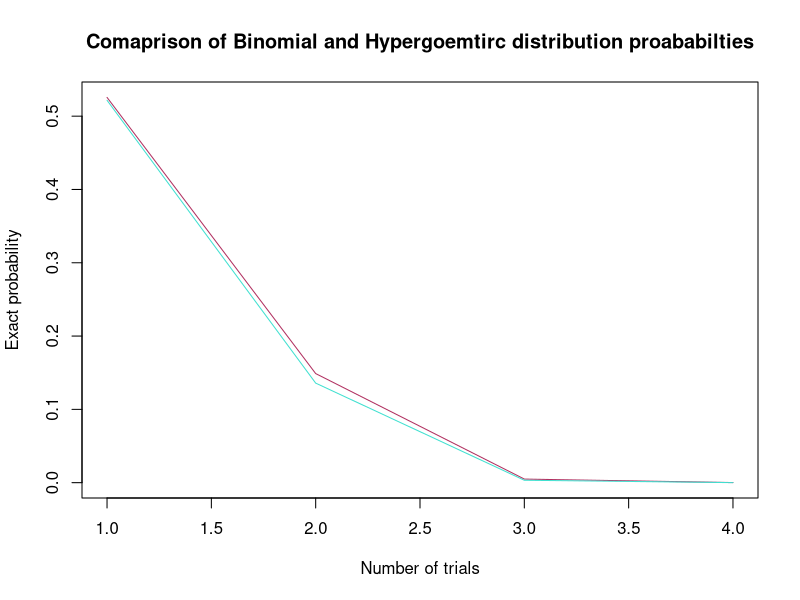

This figure's R source:
#HOW WELL IS BINOMIAL APPROXIMATES HYPERGEOMETRIC ####
#LEARNING MORE ABOUT THE FUNCTIONS PBINOM AND PHYPER 

help(pbinom)
help(phyper)
help(sample)

#PART 1- WITH REPLACEMENT ---------------------------------------------------------------------------------------
#COMPARING BINOMIAL TO HYPER GEOMETRIC AT n=100
#PARTITIONING INTO RED AND NOT RED BALLS 
n_pop<- c(100,1000,5000,10000)

#PROBABILITY COMPARISON 
binom_prob<- numeric(length(n_pop))
hyper_prob<- numeric(length(n_pop))

for (i in seq_along(n_pop)) {
  n<-n_pop[i]
  red<- n*0.25
  non_red<-n*0.75
  sample<-n*0.1
  threshold<- 0.02*n
  
  binom_prob[i]<-pbinom(threshold, sample, 0.25)
  hyper_prob[i]<-phyper(threshold, red, non_red,sample)
}

#PART #2-BY SIMULATION---------------------------------------------------------------------------------------
n<- 100
red_balls <-sample(1:n, 0.25*n, replace = FALSE)
colours<- rep("non red ball",n) #repeats non red ball 100 times 
colours[red_balls]<-"red ball"  #assigns balls with index red_balls the string "red ball" 

table(colours)                  #correct proportion of red and non red balls 


reps<-5000
sample_size<-0.1*n

colour_proportion<-numeric(length(sample))

for(i in 1:reps) {
  balls<-sample(1:n, sample_size, replace = FALSE)
  
}



results<- data.frame(
  n= n_pop,
  Bimonial_Probaility = round(binom_prob,6),
  Hypergeomtric_prob = round(hyper_prob,6)
)


plot(1:4, binom_prob, type = "l", col = "maroon",
     xlab= "Number of trials",
     ylab= "Exact probability",
     main = "Comaprison of Binomial and Hypergoemtirc distribution proababilties")
lines(1:4, hyper_prob, type = "l", col = "turquoise")




